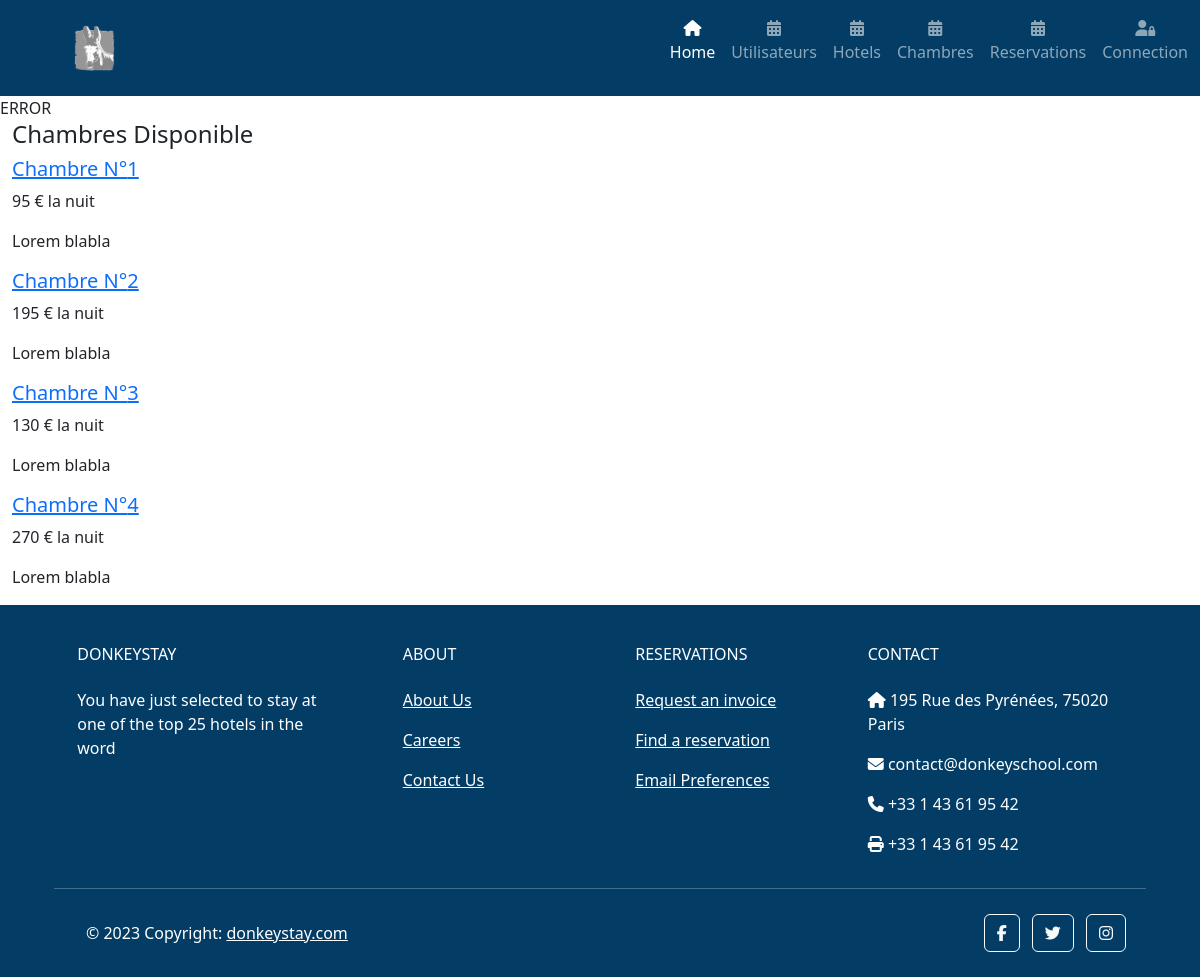
The page /room on the database its author committed.
### tables this page shows
CREATE TABLE IF NOT EXISTS `room` (
    `roomID` INT AUTO_INCREMENT PRIMARY KEY NOT NULL,
    `hotelID` INT NOT NULL,
    `roomNumber` INT NOT NULL,
    `roomNightPrice` DECIMAL NOT NULL,
    `roomDescription` VARCHAR(255),
    `roomPic` VARCHAR(255),
    CONSTRAINT hotel
        FOREIGN KEY (hotelID) REFERENCES hotel(hotelID)
);

### controllers/Controller.php (called while the page is built, shortened)
<?php
abstract class Controller
{
    public function render(string $fichier, array $datas = [], string $index = "index")
    {
        extract($datas);
        require_once ROOT . '/views/' . $fichier . '.php';
    }
}

### controllers/RoomController.php (called while the page is built, shortened)
<?php
class RoomController extends Controller
{
    public function index()
    {
        $rooms = new Room;
        $rooms = $rooms->findAll();
        $this->render('room/index',['rooms' => $rooms]);
    }
}

### index.php (called while the page is built, shortened)
<?php
$router = new Router;
$router->start();

### models/Room.php (called while the page is built, shortened)
<?php
class Room extends DataBaseModel
{
    public function __construct()
    {
        $this->table = 'room';
    }
}

### models/DataBaseAccess.php (called while the page is built, shortened)
<?php
class DataBaseAccess extends PDO
{
    private static $instance;
    private function __construct()
    {
        $DataSourceName = 'mysql:dbname=' . self::DBNAME . ';host=' . self::DBHOST;
    }
    public static function getInstance ()
    {
        if(self::$instance === null){
            self::$instance = new self();
        }
        return self::$instance;
    }
}

### models/DataBaseModel.php (called while the page is built, shortened)
<?php
abstract class DataBaseModel extends DataBaseAccess
{
    protected $table;
    public function findAll()
    {
        $query = $this->requete('SELECT * FROM '. $this->table);
        return $query->fetchAll();
    }
    public function requete(string $sql, array $attributs = null)
    {
        $this->dbAccess = DataBaseAccess::getInstance();
        if($attributs !== null){
            $query = $this->dbAccess->prepare($sql);
            $query->execute($attributs);
            return $query;
        }else{
            return $this->dbAccess->query($sql);
        }
    }
}

### views/room/index.php (the view)
<div class="container-fluid">
    <h4>Chambres Disponible</h4>
    <div class="row">
        <?php foreach ($rooms as $key => $value) : ?>
        <article>
            <h5>
                <a href="room/roomProfil/<?= $value->roomID; ?>">
                    Chambre N°<?= $value->roomID; ?>
                </a>
            </h5>
            <p><?= $value->roomNightPrice; ?> € la nuit</p>
            <p><?= $value->roomDescription; ?></p>
        </article>
        <?php endforeach; ?>
    </div>
</div>

### rows shown on the page
room: roomID "1", roomNightPrice "95", roomDescription "Lorem blabla"
room: roomID "2", roomNightPrice "195", roomDescription "Lorem blabla"
room: roomID "3", roomNightPrice "130", roomDescription "Lorem blabla"
room: roomID "4", roomNightPrice "270", roomDescription "Lorem blabla"
